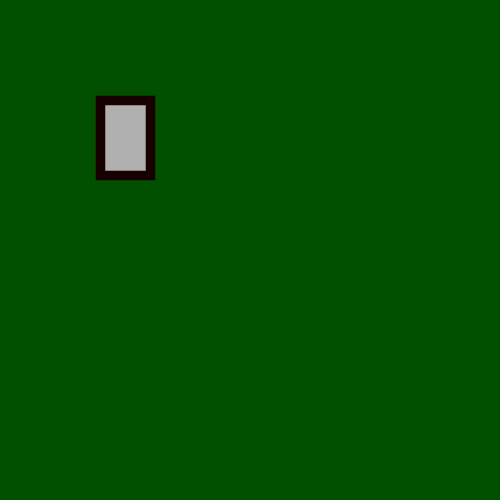
Frame 1 (no input)
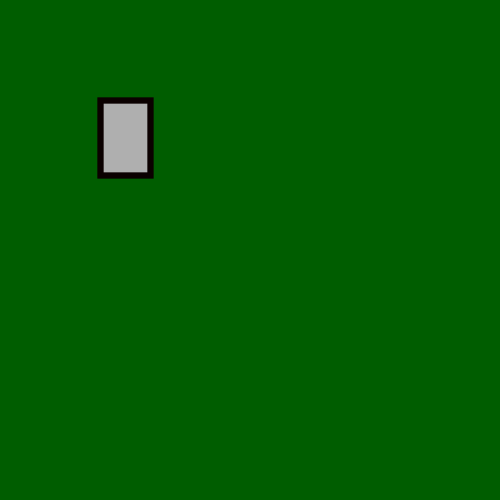
Frame 60 (the mouse pressed at the canvas centre just before this capture)
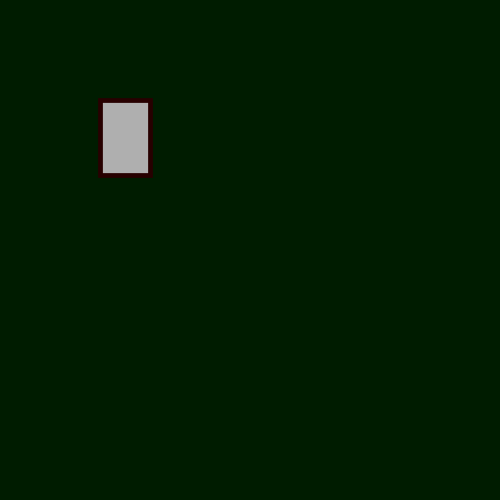
Frame 120 (the mouse held since frame 60 and released just before this capture)

The Processing sketch that drew these frames (run headless with seeded random() and noise(); from frame 60 on, the mouse is pressed at the canvas centre):

// Processing sketch: processing_139505
// ── processing_139505.pde

float speed = 0; // speed of square
float gravity = 0.1;


boolean button = false;


int x = 100;
int y = 100;
int w = 50;
int h = 75;



void setup() {

size(500,500);
}


 
 void draw() {
  if (button) {
    background(random(255),0,0);
    stroke(0,random(200),0);
    strokeWeight(random(10));
    frameRate(5);
   } else { 
     background(0,random(125),0);
     stroke(random(100),0,0);
     strokeWeight(random(10));
     frameRate(5);
   }
   fill(175);
   rect(x,y,w,h);
  }
  void mousePressed() {
   if (mouseX > x && mouseX < x+w && mouseY > y && mouseY < y+h) {
   button = !button;
   }
  }
  
  
  
